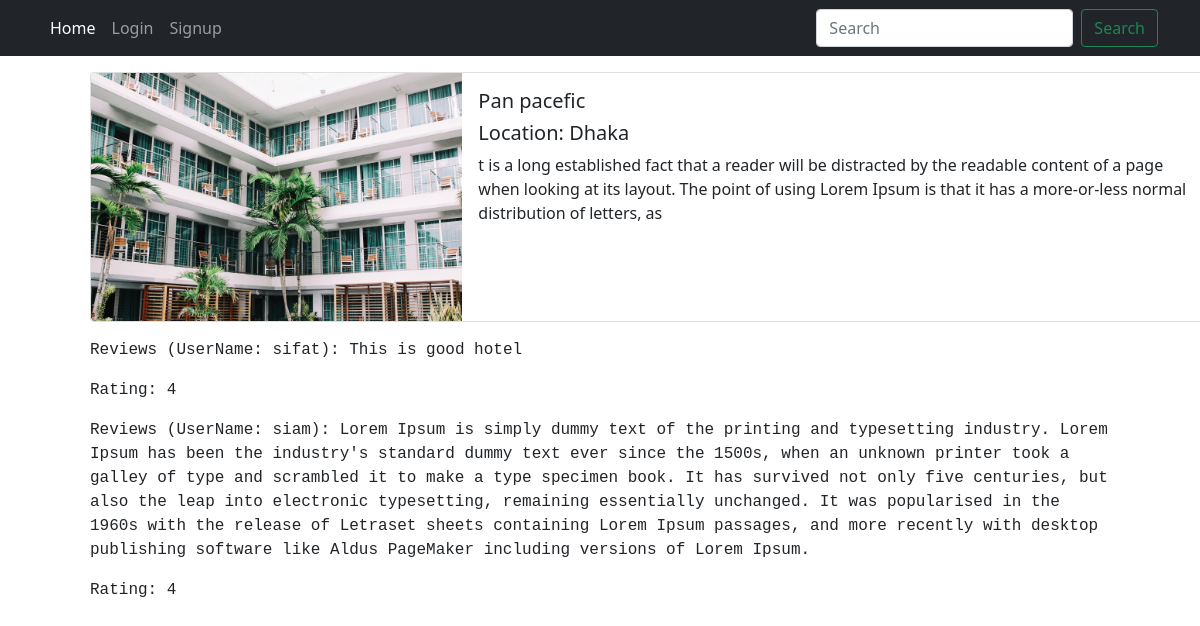
The page /detail/2/ on the database its author committed.
### home_page/models.py (models this page shows)
class hotel(models.Model):
    name = models.CharField(max_length= 100)
    area = models.CharField(max_length= 100)
    image = models.ImageField(upload_to='photos/hotels')
    description = models.TextField()
    def __str__(self) -> str:
        return self.name

class Review(models.Model):
    user = models.ForeignKey(User, on_delete=models.CASCADE)
    Hotel = models.ForeignKey(hotel, on_delete=models.CASCADE)
    ratting = models.IntegerField()
    comment = models.TextField()
    def __str__(self) -> str:
        return str(self.Hotel)

### home_page/views.py (the view)
# urls.py: path('detail/<int:hotel_id>/', views.hotel_detail, name = 'hotel_detail'),
def hotel_detail(request, hotel_id):
    get_hotel = get_object_or_404 (hotel, pk=hotel_id)
    get_review =Review.objects.filter ( Hotel=get_hotel)
    print(get_review)
    return render(request, 'hotel_detail.html', {'details':get_hotel,"review":get_review})

### home_page/templates/hotel_detail.html (shortened to what this page needs)
{% extends 'base.html' %}
{% block content%}
<div class="card mb-3 w-100  mt-3 mx-5 h-10 ">
    <div class="row g-0">
      <div class="col-md-4">
        <img src="{{details.image.url}}" class="img-fluid rounded-start" alt="...">
      </div>
      <div class="col-md-8">
        <div class="card-body">
          <h5 class="card-title">{{details.name}}</h5>
          <h5 class="card-title">Location: {{details.area}}</h5>
          <p class="card-text">{{details.description}}</p>
        </div>
      </div>
    </div>
 </div>
  {% for review in review %}
      <p class= "font-monospace text-start mx-5">Reviews (UserName: {{review.user.username}}): {{ review.comment }}</p>
      <p class="font-monospace text-start mx-5 ">Rating: {{ review.ratting }} </p>
  {% endfor %}
{% endblock %}

### rows shown on the page
hotel: image (picture), name "Pan pacefic", area "Dhaka", description "t is a long established fact that a reader will be distracted by the readable content of a page when looking at its layout. The point of using Lorem Ipsum is that it has a more-or-less normal distribution of letters, as"
Review: user.username "sifat", comment "This is good hotel", ratting "4"
Review: user.username "siam", comment "Lorem Ipsum is simply dummy text of the printing and typesetting industry. Lorem Ipsum has been the industry's standard dummy text ever since the 1500s, when an unknown printer took a galley of type and scrambled it to make a type specimen book. It has survived not only five centuries, but also the leap into electronic typesetting, remaining essentially unchanged. It was popularised in the 1960s with the release of Letraset sheets containing Lorem Ipsum passages, and more recently with desktop publishing software like Aldus PageMaker including versions of Lorem Ipsum.", ratting "4"
